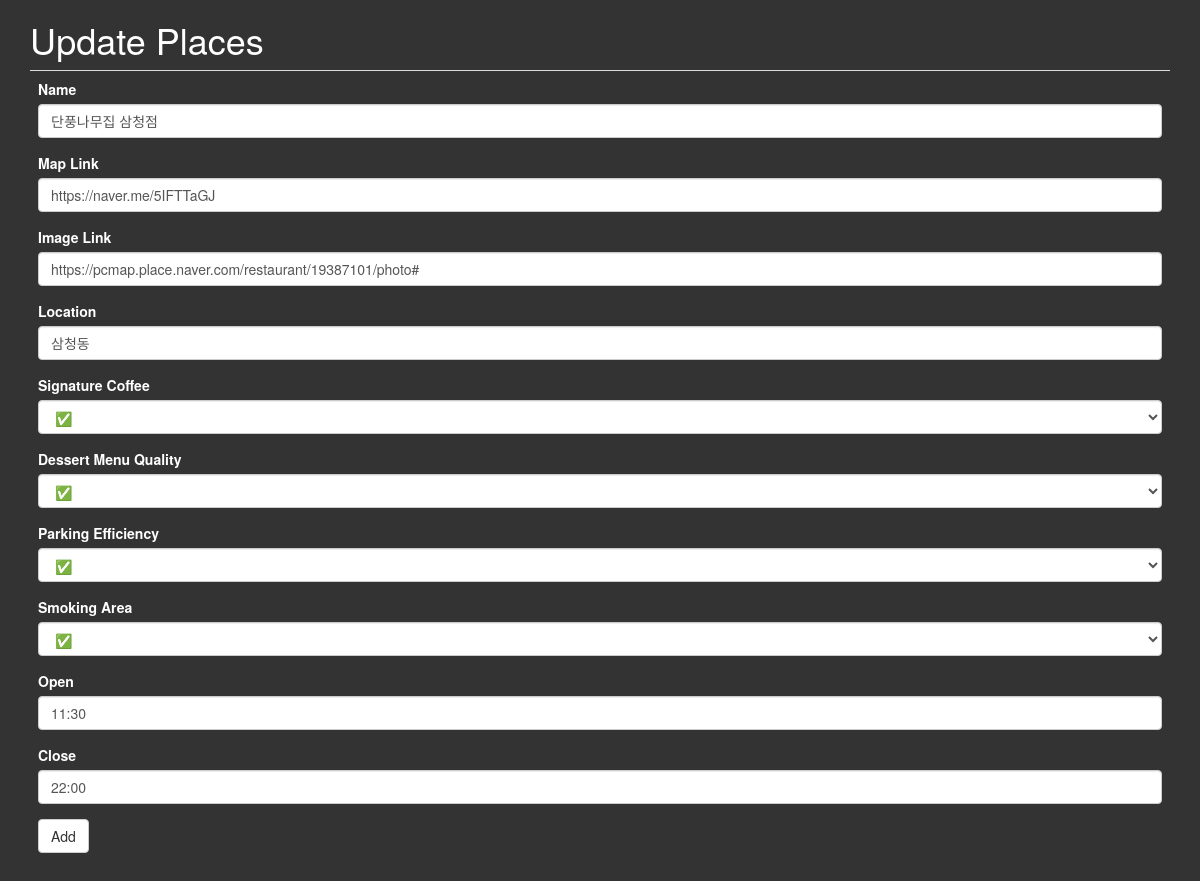
Page /restaurant-update?id=2 on the committed database.
### main.py (models this page shows)
class Restaurant(db.Model):
    __tablename__ = "restaurant"
    id = db.Column(db.Integer, primary_key=True)
    name = db.Column(db.String(250), unique=True, nullable=False)
    map_url = db.Column(db.String(500), nullable=False)
    img_url = db.Column(db.String(500), nullable=False)
    location = db.Column(db.String(250), nullable=False)
    open = db.Column(db.String(250), nullable=False)
    menu = db.Column(db.String(250), nullable=False)
    parking = db.Column(db.Boolean, nullable=False)
    close = db.Column(db.String(250), nullable=True)

### main.py (the view, shortened to what this page needs)
@app.route('/restaurant-update', methods=['POST', 'GET'])
def restaurant_update():
    restaurant_id = request.args.get('id')
    selected_restaurant = Restaurant.query.get(restaurant_id)
    form = Form(
        name=selected_restaurant.name,
        map_url=selected_restaurant.map_url,
        img_url=selected_restaurant.img_url,
        location=selected_restaurant.location,
        open=selected_restaurant.open,
        close=selected_restaurant.close,
        menu=selected_restaurant.menu,
        parking='✅' if selected_restaurant.parking else '❌',
    )
    return render_template('update.html', form=form)

### main.py
class Form(FlaskForm):
    name = StringField('Name', validators=[DataRequired()])
    map_url = URLField('Map Link', validators=[DataRequired(), URL()])
    img_url = URLField('Image Link', validators=[DataRequired(), URL()])
    location = StringField('Location', validators=[DataRequired()])
    signature_coffee = SelectField('Signature Coffee', choices=choices, validators=[DataRequired()])
    dessert_menu = SelectField('Dessert Menu Quality', choices=choices, validators=[DataRequired()])
    parking = SelectField('Parking Efficiency', choices=choices,validators=[DataRequired()])
    smoking = SelectField('Smoking Area', choices=choices, validators=[DataRequired()])
    open = StringField('Open', validators=[DataRequired()])
    close = StringField('Close', validators=[DataRequired()])
    submit = SubmitField("Add")

### templates/update.html (shortened to what this page needs)
{% extends 'bootstrap/base.html' %}
{% import 'bootstrap/wtf.html' as wtf %}
{% block styles %}
{{ super() }}
<link rel="stylesheet" href="{{ url_for('static', filename='css/styles.css') }}">
{% endblock %}
{% block content %}
<div class="">
  <div class="container">
    <h1>Update Places</h1>
    <table class="table">
      <tr>
        <td>{{ wtf.quick_form(form, novalidate=True) }}</td>
      </tr>
    </table>
  </div>
</div>
{% endblock %}

### static/css/styles.css (style rules this page uses)
body { background-color: #333; color: white; }

### rows in the picture
Restaurant: name "단풍나무집 삼청점", map_url "https://naver.me/5IFTTaGJ", img_url "https://pcmap.place.naver.com/restaurant/19387101/photo#", location "삼청동", parking "✅", open "11:30", close "22:00"
